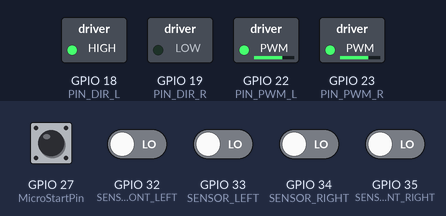
The sketch below on a simulated ESP32. Parts: switched loads named in the sketch (green lamp = pin HIGH). The test bench sets the inputs (shaded band); at power-on: GPIO 27 (MicroStartPin) HIGH, GPIO 32 (SENSOR_FRONT_LEFT), GPIO 33 (SENSOR_LEFT), GPIO 34 (SENSOR_RIGHT), GPIO 35 (SENSOR_FRONT_RIGHT) LOW.

Above: at 1.2 s.
1.3 s: GPIO 27 (MicroStartPin) pulled LOW for 0.15 s
At 1.37 s:
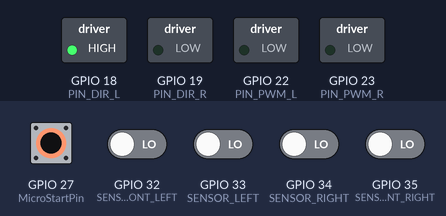
2.9 s: GPIO 33 (SENSOR_LEFT) driven HIGH
At 3.6 s:
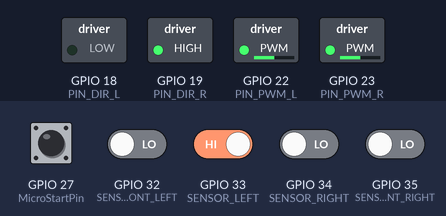
4.4 s: GPIO 27 (MicroStartPin) pulled LOW for 1 s
At 4.7 s:
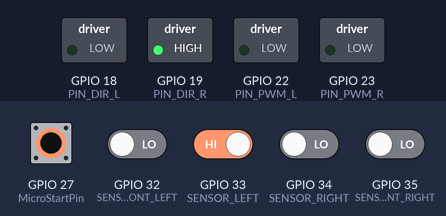
6.9 s: GPIO 33 (SENSOR_LEFT) driven LOW
At 7.9 s:
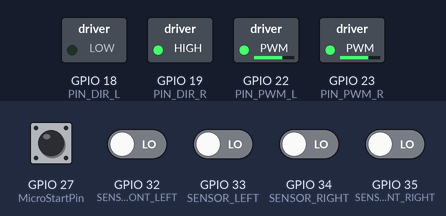
8.4 s: GPIO 34 (SENSOR_RIGHT) driven HIGH
At 9.0 s:
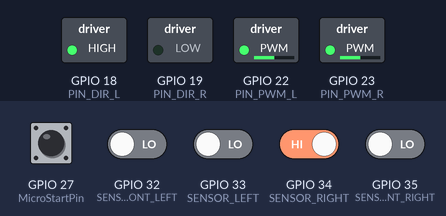
9.9 s: GPIO 34 (SENSOR_RIGHT) driven LOW
At 11.3 s:
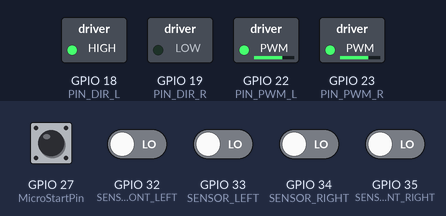
Timing chart, 0 to 12.4 s (numbered marks = the images above; inputs shaded):
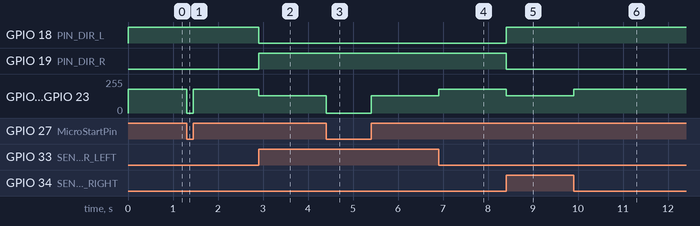

The sketch:

main.ino
```cpp
#include <Arduino.h>
#include "Motores.h"

const int PIN_PWM_L = 22;
const int PIN_DIR_L = 18;

const int PIN_PWM_R = 23;
const int PIN_DIR_R = 19;

const int CH_L = 0;
const int CH_R = 1;

const int FRECUENCIA = 20000;
const int RESOLUCION = 8;

const int SENSOR_FRONT_LEFT  = 32;
const int SENSOR_FRONT_RIGHT = 35;
const int SENSOR_LEFT        = 33;
const int SENSOR_RIGHT       = 34;

const int MicroStartPin = 27;

Motor motorIzq(PIN_PWM_L, PIN_DIR_L, CH_L, FRECUENCIA, RESOLUCION);
Motor motorDer(PIN_PWM_R, PIN_DIR_R, CH_R, FRECUENCIA, RESOLUCION);

enum Estado {
  ATAQUE,
  GIRO_IZQ,
  GIRO_DER,
  BUSQUEDA,
  PARADO
};

Estado estadoActual = PARADO;
Estado estadoPrev   = PARADO;

const int SEARCH_SPEED = 180;

struct RampaAtaque {
  bool activa = false;
  int v = 0;
  int vmax = 200;
  int paso = 75;
  unsigned long delayMs = 100;
  unsigned long tLast = 0;
} rampa;

void iniciarAtaqueConRampa(
  int v_ini = 50,
  int vmax = 200,
  int paso = 75,
  unsigned long delayMs = 500
) {
  rampa.activa  = true;
  rampa.v       = v_ini;
  rampa.vmax    = vmax;
  rampa.paso    = paso;
  rampa.delayMs = delayMs;
  rampa.tLast   = millis();

  motorIzq.adelante(rampa.v);
  motorDer.adelante(rampa.v);
}

void cancelarRampa() {
  rampa.activa = false;
}

void actualizarAtaqueConRampa() {
  if (!rampa.activa) return;

  unsigned long ahora = millis();

  if (ahora - rampa.tLast >= rampa.delayMs) {
    rampa.tLast = ahora;
    rampa.v += rampa.paso;

    if (rampa.v >= rampa.vmax) {
      rampa.v = rampa.vmax;
      rampa.activa = false;
    }

    motorIzq.adelante(rampa.v);
    motorDer.adelante(rampa.v);
  }
}

enum Side {
  SIDE_LEFT,
  SIDE_RIGHT
};

static Side lastSide = SIDE_RIGHT;

void setup() {
  motorIzq.begin();
  motorDer.begin();

  pinMode(SENSOR_FRONT_LEFT, INPUT);
  pinMode(SENSOR_FRONT_RIGHT, INPUT);
  pinMode(SENSOR_LEFT, INPUT);
  pinMode(SENSOR_RIGHT, INPUT);

  pinMode(MicroStartPin, INPUT);
}

void loop() {
  bool frontLeft  = digitalRead(SENSOR_FRONT_LEFT);
  bool frontRight = digitalRead(SENSOR_FRONT_RIGHT);
  bool left       = digitalRead(SENSOR_LEFT);
  bool right      = digitalRead(SENSOR_RIGHT);

  if (digitalRead(MicroStartPin) == LOW) {
    motorIzq.parar();
    motorDer.parar();

    cancelarRampa();
    estadoPrev = PARADO;

    return;
  }

  if (frontLeft && frontRight) {
    estadoActual = ATAQUE;
  }
  else if ((frontLeft && left) || left) {
    lastSide = SIDE_LEFT;
    estadoActual = GIRO_IZQ;
  }
  else if ((frontRight && right) || right) {
    lastSide = SIDE_RIGHT;
    estadoActual = GIRO_DER;
  }
  else {
    estadoActual = BUSQUEDA;
  }

  switch (estadoActual) {

    case ATAQUE: {

      if (estadoPrev != ATAQUE) {
        iniciarAtaqueConRampa(40, 255, 50, 45);
      }

      actualizarAtaqueConRampa();

      if (!rampa.activa) {
        motorIzq.adelante(255);
        motorDer.adelante(255);
      }

    } break;

    case GIRO_IZQ:

      cancelarRampa();

      motorIzq.atras(128);
      motorDer.adelante(128);

      break;

    case GIRO_DER:

      cancelarRampa();

      motorIzq.adelante(128);
      motorDer.atras(128);

      break;

    case BUSQUEDA:

      cancelarRampa();

      if (frontLeft && frontRight) {
        estadoActual = ATAQUE;
      }
      else {
        if (lastSide == SIDE_LEFT) {
          motorIzq.atras(SEARCH_SPEED);
          motorDer.adelante(SEARCH_SPEED);
        }
        else {
          motorIzq.adelante(SEARCH_SPEED);
          motorDer.atras(SEARCH_SPEED);
        }
      }

      break;

    default:

      cancelarRampa();

      motorIzq.parar();
      motorDer.parar();

      break;
  }

  estadoPrev = estadoActual;
}
```

Motores.cpp
```cpp
#include "Motores.h"

Motor::Motor(int pwm, int dir, int canal, int frecuencia, int resolucion) {
  pinPWM = pwm;
  pinDIR = dir;
  canalPWM = canal;
  frecuenciaPWM = frecuencia;
  resolucionPWM = resolucion;
}

void Motor::begin() {
  pinMode(pinDIR, OUTPUT);

  ledcSetup(canalPWM, frecuenciaPWM, resolucionPWM);
  ledcAttachPin(pinPWM, canalPWM);

  parar();
}

void Motor::adelante(int velocidad) {
  velocidad = constrain(velocidad, 0, 255);

  digitalWrite(pinDIR, HIGH);
  ledcWrite(canalPWM, velocidad);
}

void Motor::atras(int velocidad) {
  velocidad = constrain(velocidad, 0, 255);

  digitalWrite(pinDIR, LOW);
  ledcWrite(canalPWM, velocidad);
}

void Motor::parar() {
  ledcWrite(canalPWM, 0);
}

void Motor::setVelocidad(int velocidad) {
  velocidad = constrain(velocidad, -255, 255);

  if (velocidad > 0) {
    adelante(velocidad);
  }
  else if (velocidad < 0) {
    atras(-velocidad);
  }
  else {
    parar();
  }
}
```

Motores.h
```cpp
#ifndef MOTORES_H
#define MOTORES_H

#include <Arduino.h>

class Motor {
  private:
    int pinPWM;
    int pinDIR;
    int canalPWM;
    int frecuenciaPWM;
    int resolucionPWM;

  public:
    Motor(int pwm, int dir, int canal, int frecuencia, int resolucion);

    void begin();

    void adelante(int velocidad);
    void atras(int velocidad);
    void parar();

    void setVelocidad(int velocidad);
};

#endif
```

Measured:
- after the input at 1.3 s, GPIO 22 (PIN_PWM_L), GPIO 23 (PIN_PWM_R): 179/255 → 0/255 at once, → 179/255 0.15 s later
- after the input at 2.9 s, GPIO 18 (PIN_DIR_L): HIGH → LOW at once; GPIO 19 (PIN_DIR_R): LOW → HIGH at once; GPIO 22 (PIN_PWM_L), GPIO 23 (PIN_PWM_R): 179/255 → 128/255 at once
- after the input at 4.4 s, GPIO 22 (PIN_PWM_L), GPIO 23 (PIN_PWM_R): 128/255 → 0/255 at once, → 128/255 1.0 s later
- after the input at 6.9 s, GPIO 22 (PIN_PWM_L), GPIO 23 (PIN_PWM_R): 128/255 → 179/255 at once
- after the input at 8.4 s, GPIO 18 (PIN_DIR_L): LOW → HIGH at once; GPIO 19 (PIN_DIR_R): HIGH → LOW at once; GPIO 22 (PIN_PWM_L), GPIO 23 (PIN_PWM_R): 179/255 → 128/255 at once
- after the input at 9.9 s, GPIO 22 (PIN_PWM_L), GPIO 23 (PIN_PWM_R): 128/255 → 179/255 at once
